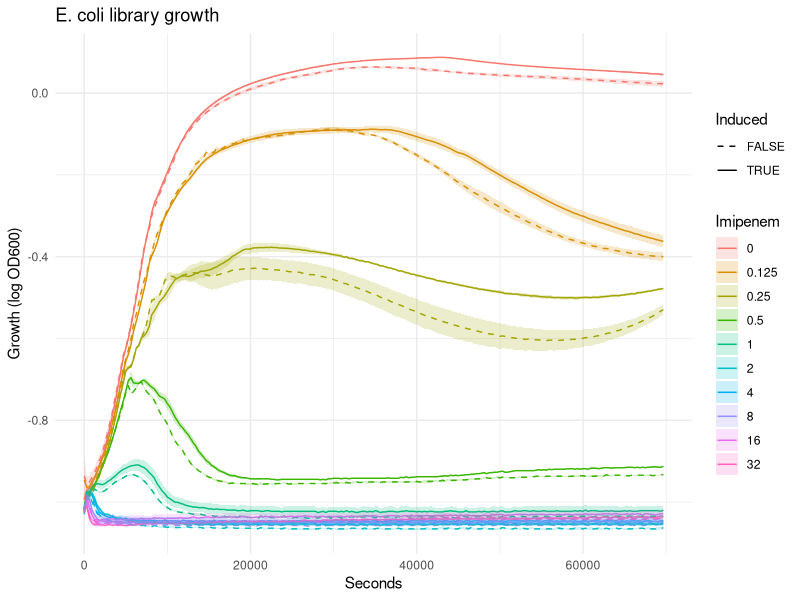

Reproduce this figure in R.
library(tidyverse)
library(data.table)

data <- fread("Sequencing/M005389/ECimiRDW-growth-data.tsv") %>% melt(id.vars = c("Seconds", "Temp"), variable.name = "Well", value.name = "OD600")

# Split Well into Row and Column
data[, c("Row", "Column") := tstrsplit(Well, "(?<=^[A-Z])", perl = TRUE)]

# Convert Column to numeric
data[, Column := as.numeric(Column)]

# Define which wells are induced and which are not
data[Row %in% c("B", "C", "D"), Induced := FALSE]
data[Row %in% c("E", "F", "G"), Induced := TRUE]

message("Plate layout for CRISPRi induction")
data %>%
  select(Row, Column, Induced) %>%
  unique() %>%
  dcast(Row ~ Column, value.var = "Induced") %>%
  print()

# Function to set the doses for the dilution series going across the COLUMNS
column_dilution_series <- function(data, min_dose, max_dose, min_col, max_col, zero_col) {
  # Set Imipenem for Columns from max_col to min_col, based on the dilution series
  lapply(max_col:min_col, function(col) {
    data[Column == as.character(col), Imipenem := max_dose / 2^(max_col - col)]
  })

  # Set the specified column to zero
  data[Column == as.character(zero_col), Imipenem := 0]

  # Check if the doses are aligned with the columns
  if (
    any(data[Column == as.character(min_col), Imipenem] != min_dose) ||
      any(data[Column == as.character(max_col), Imipenem] != max_dose) ||
      any(data[Column == as.character(zero_col), Imipenem] != 0)
  ) {
    stop("Error: The doses are not aligned with the columns.")
  }

  return(data)
}

# Call the function with explicit parameters
data <- column_dilution_series(
  data = data,
  min_dose = 0.125, min_col = 3,
  max_dose = 32, max_col = 11,
  zero_col = 2
)

message("Plate layout for drug dilution")
data %>%
  select(Row, Column, Imipenem) %>%
  unique() %>%
  dcast(Row ~ Column, value.var = "Imipenem") %>%
  print()

# Remove wells without cells
data <- data[!is.na(Imipenem) & !is.na(Induced)]


# Remove 's' from Seconds and convert to numeric
data[, Seconds := as.numeric(gsub("s", "", Seconds))]


# Plot the growth curves
growth_curve_plot <- ggplot(
  data,
  aes(
    x = Seconds, y = log10(OD600),
    group = interaction(Imipenem, Induced)
  )
) +
  stat_summary(fun = mean, geom = "line", aes(color = factor(Imipenem), linetype = factor(Induced))) +
  stat_summary(fun.data = mean_se, geom = "ribbon", aes(fill = factor(Imipenem)), alpha = 0.2) +
  labs(title = "E. coli library growth", x = "Seconds", y = "Growth (log OD600)", color = "Imipenem", linetype = "Induced", fill = "Imipenem") +
  scale_linetype_manual(values = c("FALSE" = "dashed", "TRUE" = "solid")) +
  theme_minimal()

print(growth_curve_plot)
